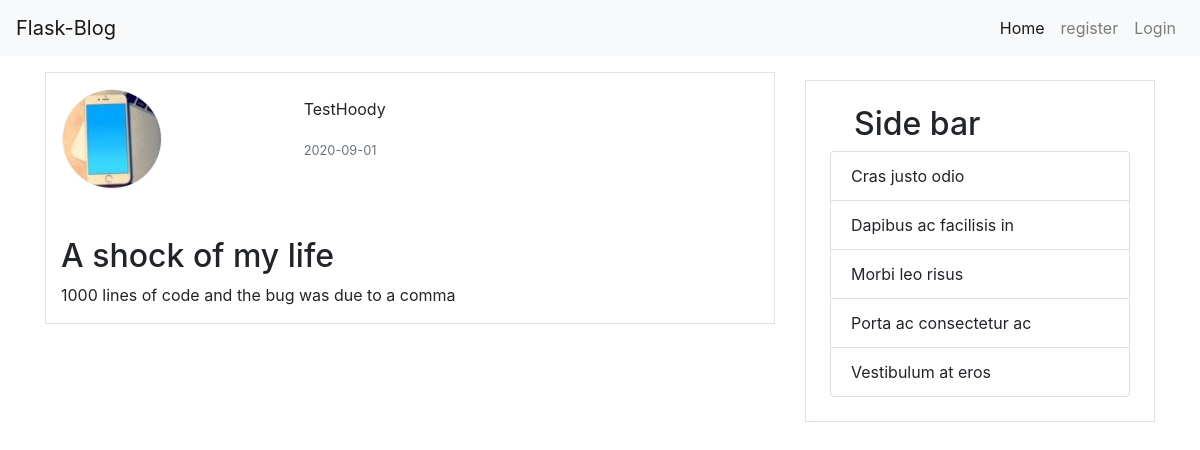
Screenshot of /post/2 with the database file from the repository.
### flaskblog/models.py (models this page shows, shortened)
class User(db.Model,UserMixin):
    id = db.Column(db.Integer,primary_key=True)
    username = db.Column(db.String(20),unique=True,nullable=False)
    email = db.Column(db.String(120),unique=True,nullable=False)
    image_file = db.Column(db.String(60),nullable=False,default='default.png')
    password = db.Column(db.String(20),nullable=False)
    posts = db.relationship('Post',backref='author',lazy=True)

class Post(db.Model):
    id = db.Column(db.Integer,primary_key=True)
    title = db.Column(db.String(100),nullable=False)
    content = db.Column(db.Text,nullable=False)
    date_posted = db.Column(db.DateTime,nullable=False,default=datetime.utcnow)
    user_id = db.Column(db.Integer,db.ForeignKey('user.id'),nullable=False)

### flaskblog/routes.py (the view)
@app.route("/post/<int:post_id>")
def post(post_id):
    post = Post.query.get_or_404(post_id)
    return render_template('post.html',post=post,title=post.title)

### flaskblog/templates/post.html (shortened to what this page needs)
{% extends "base.html"%}
{% block content%}
    <div class="container">
            <div class="row border">
                <div class="col-md-4 p-3">
                    <div class="" >
                        <img src="{{url_for('static',filename='profile_pic/'+post.author.image_file)}}" alt="" style="width:100px; height:100px; border: 1px solid #eee; border-radius: 50%;display: block; object-fit: cover; " class="">
                    </div>
                </div>
                <div class="col-md-8 pt-4">
                    <p>{{post.author.username}}</p>
                    <p class=""><small class="text-muted">{{post.date_posted.strftime('%Y-%m-%d')}}</small></p>
                </div>
                <div class="col-md-12  pt-4">
                    <h2 class="my-2">{{post.title}}</h2>
                    <p>{{post.content}}</p>
                </div>
        </div>
    </div>
{% endblock content%}

### rows the page displays
User: image_file (picture), author.username "TestHoody"
Post: date_posted "2020-09-01", title "A shock of my life", content "1000 lines of code and the bug was due to a comma"
